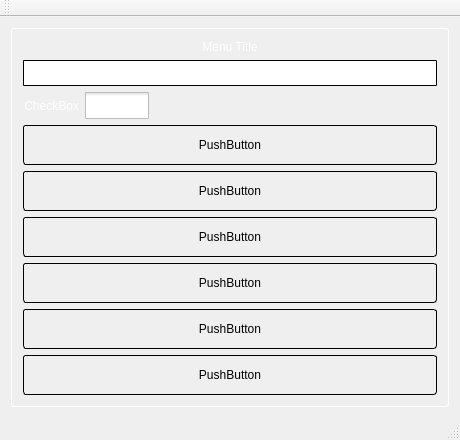
<?xml version="1.0" encoding="UTF-8"?>
<ui version="4.0">
 <class>MainWindow</class>
 <widget class="QMainWindow" name="MainWindow">
  <property name="geometry">
   <rect>
    <x>0</x>
    <y>0</y>
    <width>460</width>
    <height>370</height>
   </rect>
  </property>
  <property name="windowTitle">
   <string>MainWindow</string>
  </property>
  <widget class="QWidget" name="centralWidget">
   <layout class="QVBoxLayout" name="verticalLayout_2">
    <item>
     <widget class="QFrame" name="GlossyFrame">
      <property name="styleSheet">
       <string notr="true">QFrame#GlossyFrame {
 border: 1px solid white;
 border-radius: 3px;
 background: qradialgradient(
   cx: 0.5, cy: -1.8,
   fx: 0.5, fy: 0,
   radius: 2, 
   stop: 0 #9aa9be,
   stop: 1 #293859);
  font: bold;
}

#GlossyFrame QLabel#Title {
 background: transparent;
 color: white;
}

#GlossyFrame QPushButton {
 color: #white; 
 border: 1px solid black;
 border-radius: 3px;
 padding: 1px;
 background: qlineargradient(
   x1:0, y1:0, x2:0, y2:1,
   stop:0 #bec1d2,
   stop: 0.4 #717990, 
   stop: 0.5 #5c637d
   stop:1 #68778e
 );
 min-height: 36px;
}

#GlossyFrame QPushButton:pressed {
background: qlineargradient(
  x1:0, y1:0, x2:0, y2:1,
  stop:0 #68778e,
  stop: 0.4 #5c637d
  stop: 0.5 #717990,
  stop:1 #bec1d2
 );
 color: black;
}

#GlossyFrame QLineEdit {
 background: qlineargradient(
  x1:0, y1:0, x2:0, y2:1,
  stop:0 gray,
  stop: 0.2 white
  stop:1 white
 );
 border-radius: 1px;
 border: 1px solid black;
 min-height: 24px;
 color: black;
}

#GlossyFrame QCheckBox {
     color:  white;
 }

#GlossyFrame QCheckBox::indicator {  
     position: absolute;
     height: 27px;
     width: 64px;
 }

#GlossyFrame QCheckBox::indicator:checked {
     image: url(:/checkbox_on.png);
 }

#GlossyFrame QCheckBox::indicator:unchecked {
      image: url(:/checkbox_off.png);
 }</string>
      </property>
      <property name="frameShape">
       <enum>QFrame::StyledPanel</enum>
      </property>
      <property name="frameShadow">
       <enum>QFrame::Raised</enum>
      </property>
      <layout class="QGridLayout" name="gridLayout">
       <item row="0" column="0">
        <widget class="QLabel" name="Title">
         <property name="text">
          <string>Menu Title</string>
         </property>
         <property name="alignment">
          <set>Qt::AlignCenter</set>
         </property>
        </widget>
       </item>
       <item row="1" column="0">
        <widget class="QLineEdit" name="lineEdit"/>
       </item>
       <item row="2" column="0">
        <layout class="QHBoxLayout" name="horizontalLayout">
         <item>
          <widget class="QCheckBox" name="checkBox">
           <property name="layoutDirection">
            <enum>Qt::RightToLeft</enum>
           </property>
           <property name="text">
            <string>CheckBox</string>
           </property>
          </widget>
         </item>
         <item>
          <spacer name="horizontalSpacer">
           <property name="orientation">
            <enum>Qt::Horizontal</enum>
           </property>
           <property name="sizeHint" stdset="0">
            <size>
             <width>40</width>
             <height>20</height>
            </size>
           </property>
          </spacer>
         </item>
        </layout>
       </item>
       <item row="3" column="0">
        <widget class="QPushButton" name="pushButton">
         <property name="text">
          <string>PushButton</string>
         </property>
        </widget>
       </item>
       <item row="4" column="0">
        <widget class="QPushButton" name="pushButton_2">
         <property name="text">
          <string>PushButton</string>
         </property>
        </widget>
       </item>
       <item row="5" column="0">
        <widget class="QPushButton" name="pushButton_3">
         <property name="text">
          <string>PushButton</string>
         </property>
        </widget>
       </item>
       <item row="6" column="0">
        <widget class="QPushButton" name="pushButton_4">
         <property name="text">
          <string>PushButton</string>
         </property>
        </widget>
       </item>
       <item row="7" column="0">
        <widget class="QPushButton" name="pushButton_5">
         <property name="text">
          <string>PushButton</string>
         </property>
        </widget>
       </item>
       <item row="8" column="0">
        <widget class="QPushButton" name="pushButton_6">
         <property name="text">
          <string>PushButton</string>
         </property>
        </widget>
       </item>
      </layout>
     </widget>
    </item>
    <item>
     <spacer name="verticalSpacer">
      <property name="orientation">
       <enum>Qt::Vertical</enum>
      </property>
      <property name="sizeHint" stdset="0">
       <size>
        <width>20</width>
        <height>40</height>
       </size>
      </property>
     </spacer>
    </item>
   </layout>
  </widget>
  <widget class="QMenuBar" name="menuBar">
   <property name="geometry">
    <rect>
     <x>0</x>
     <y>0</y>
     <width>460</width>
     <height>22</height>
    </rect>
   </property>
  </widget>
  <widget class="QToolBar" name="mainToolBar">
   <attribute name="toolBarArea">
    <enum>TopToolBarArea</enum>
   </attribute>
   <attribute name="toolBarBreak">
    <bool>false</bool>
   </attribute>
  </widget>
  <widget class="QStatusBar" name="statusBar"/>
 </widget>
 <layoutdefault spacing="6" margin="11"/>
 <resources/>
 <connections/>
</ui>
